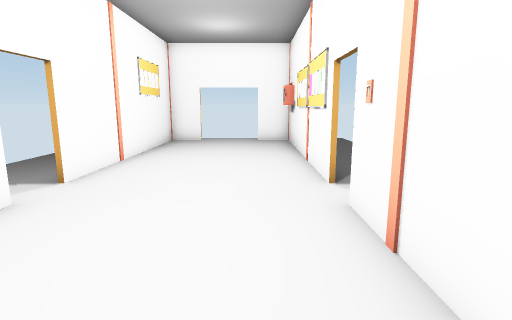
[1] (above)

12 first-person views from a walk through a 3-D level made in the Unity game engine. The camera is 1.5 m above the floor, tilts 10° down and sees 80° across. Doors are open. The floor is counted in squares, 1 m on a side. Each view is taken from the middle of a square. On the plan, view 1 faces up. The plan holds only what a view shows up to about 15 squares ahead; the rest is blank. The player character is not drawn.

[2]
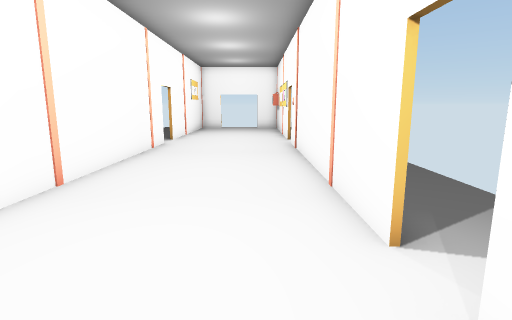

[3]
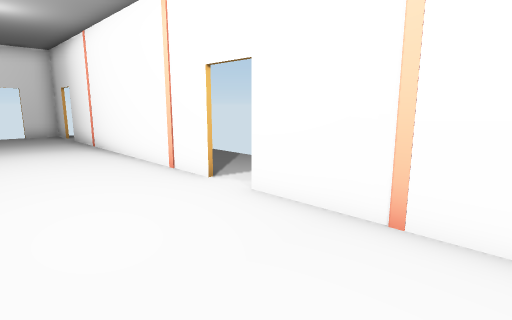

[4]
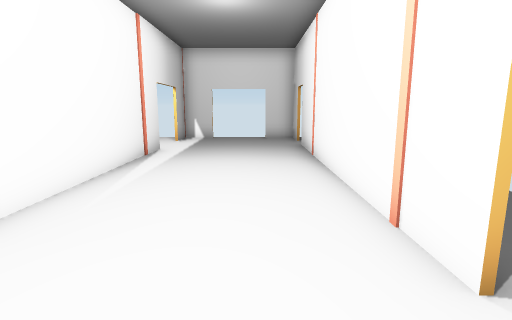

[5]
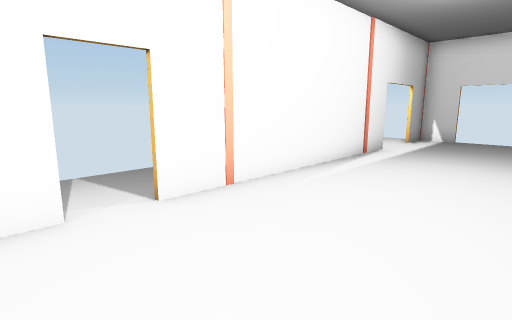

[6]
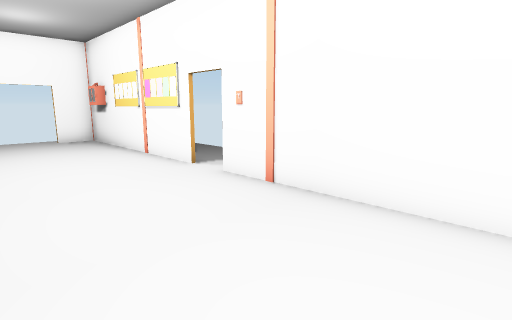

[7]
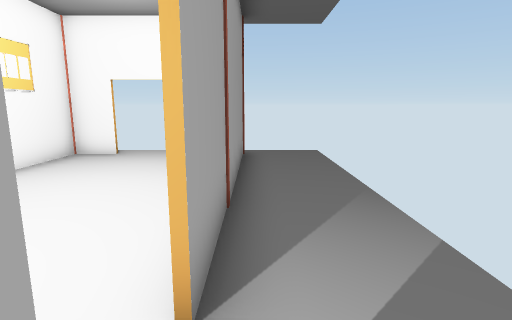

[8]
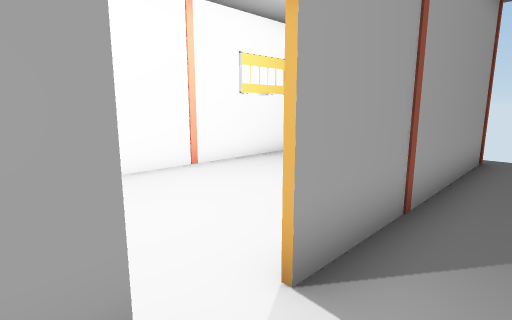

[9]
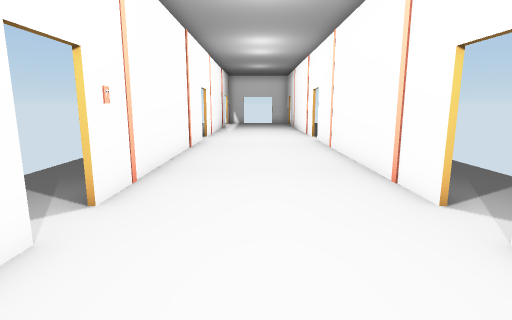

[10]
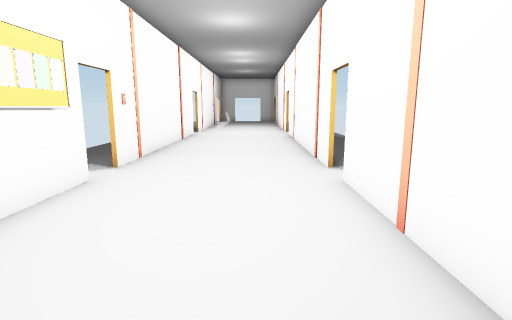

[11]
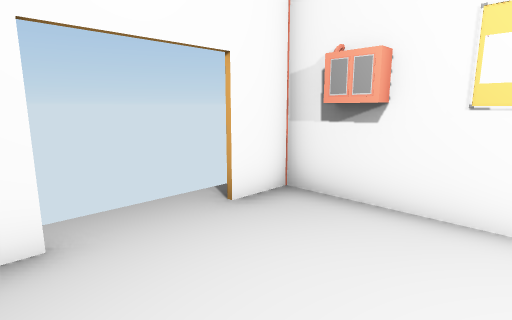

[12]
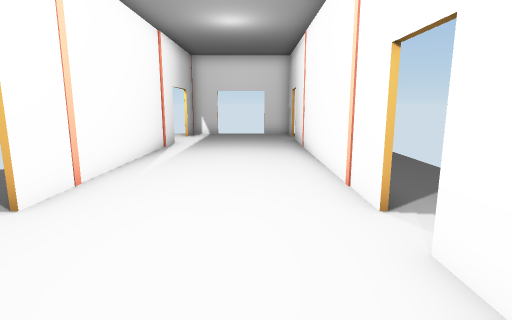

### Floor plan
Key: @ floor where view 1 was taken; # wall or solid block; . floor; D open door; O other object.
Columns run from 6 left of view 1 to 3 right of it. Each row starts with its distance up from view 1.
 14   ##DDD##.
 13   #....O..
 12   #....O..
 11   #....O..
 10   #....O..
  9   #....#..
  8 ..#....#..
  7 ..#....#..
  6  .#....#..
  5  .D....DD
  4 ..#....O..
  3 ..#....#..
  2 ..#....#
  1 ..#....#
  0  .#...@#
 -1   #....#
 -2   #....#
 -3   #....#..
 -4   #....#..
 -5   D....DD.
 -6  .D....DD.
 -7 ..#....#..
 -8 ..#....#
 -9 ..#....#
-10   #....#
-11   #....#
-12   #....#
-13   #....#
-14   #....#
-15   #....D
-16   D....DD
-17   D....DD
-18   #....#.
-19   ##DDD#

Where each view was taken, in squares from view 1:
view 1: 0 up, 0 right, facing up
view 2: 8 down, 0 right, facing up
view 3: 1 down, 0 right, facing down-left
view 4: 4 down, 2 left, facing down
view 5: 4 down, 3 left, facing down-right
view 6: 1 down, 3 left, facing up-right
view 7: 4 up, 2 right, facing up
view 8: 4 up, 3 right, facing up-left
view 9: 9 up, 1 left, facing down
view 10: 12 up, 2 left, facing down
view 11: 10 up, 3 left, facing up-right
view 12: 2 down, 2 left, facing down
